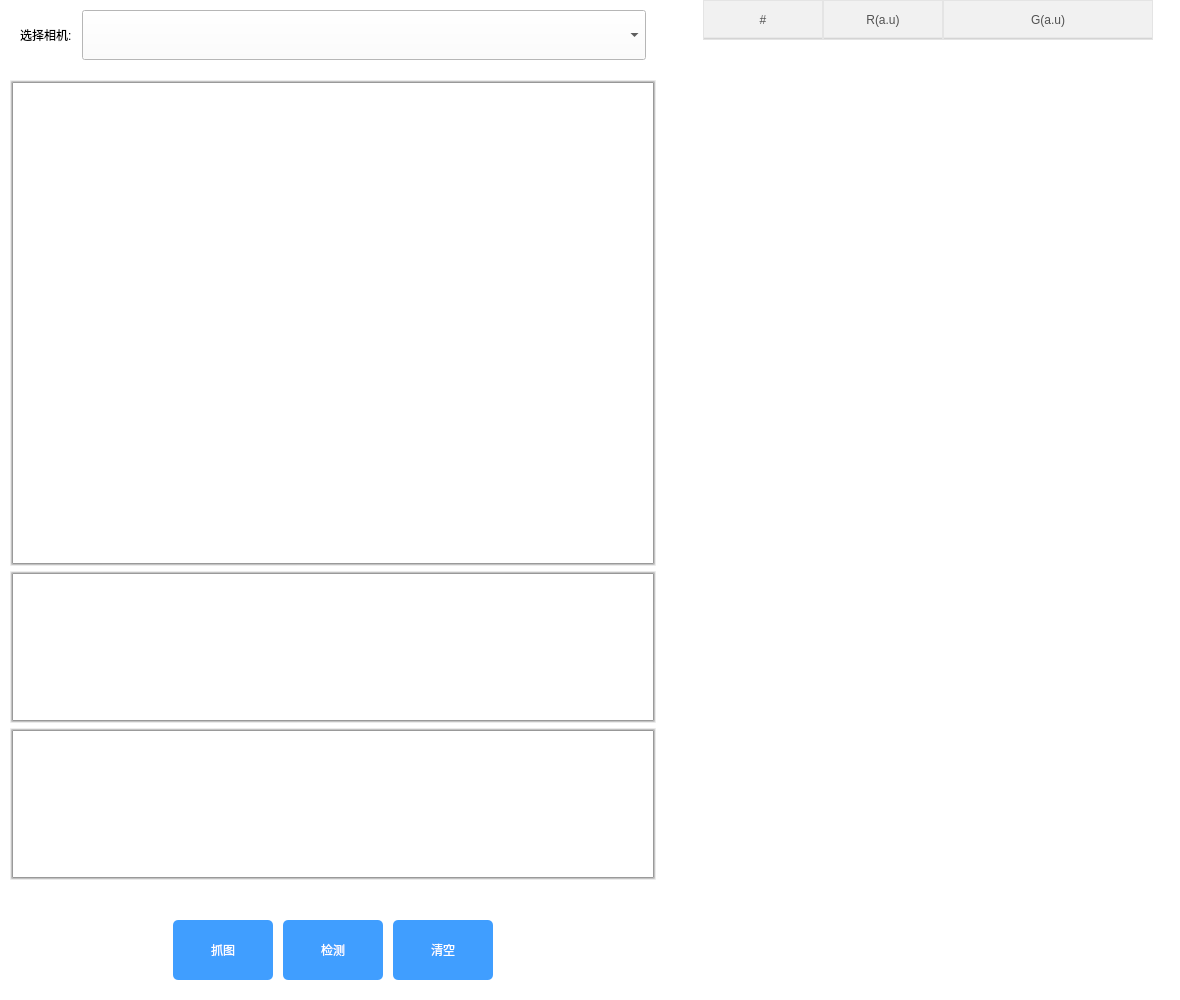
<?xml version="1.0" encoding="UTF-8"?>
<ui version="4.0">
 <class>MainWindow</class>
 <widget class="QMainWindow" name="MainWindow">
  <property name="geometry">
   <rect>
    <x>0</x>
    <y>0</y>
    <width>1180</width>
    <height>1000</height>
   </rect>
  </property>
  <property name="minimumSize">
   <size>
    <width>1180</width>
    <height>1000</height>
   </size>
  </property>
  <property name="maximumSize">
   <size>
    <width>1180</width>
    <height>1000</height>
   </size>
  </property>
  <property name="windowTitle">
   <string>MainWindow</string>
  </property>
  <property name="styleSheet">
   <string notr="true">QLabel{
	font: 16pt &quot;思源黑体 CN Normal&quot;;
	color: #000;
}
QWidget{
	background-color: rgb(255, 255, 255);
}
QFrame{
	border:none;
	background-color: rgb(255, 255, 255);
}
QFrame[card]{
	background-color: transparent;
	border-top: 10px solid qlineargradient(y0:0, y1:1,stop: 0 #ececef, stop: 1 white);
	border-left: 10px solid qlineargradient(x0:0, x1:1, stop: 0 #ececef, stop: 1 white);
	border-bottom: 10px solid qlineargradient(y0:0, y1:1, stop: 0 white, stop: 1  #ececef);
	border-right: 10px solid qlineargradient(x0:0, x1:1,stop:  0 white, stop: 1 #ececef);
}</string>
  </property>
  <widget class="QWidget" name="centralwidget">
   <layout class="QGridLayout" name="gridLayout">
    <property name="leftMargin">
     <number>0</number>
    </property>
    <property name="topMargin">
     <number>0</number>
    </property>
    <property name="rightMargin">
     <number>0</number>
    </property>
    <property name="bottomMargin">
     <number>0</number>
    </property>
    <property name="spacing">
     <number>10</number>
    </property>
    <item row="0" column="0">
     <widget class="QFrame" name="frame">
      <property name="sizePolicy">
       <sizepolicy hsizetype="Expanding" vsizetype="Expanding">
        <horstretch>0</horstretch>
        <verstretch>0</verstretch>
       </sizepolicy>
      </property>
      <property name="styleSheet">
       <string notr="true"/>
      </property>
      <property name="frameShape">
       <enum>QFrame::StyledPanel</enum>
      </property>
      <property name="frameShadow">
       <enum>QFrame::Raised</enum>
      </property>
      <property name="card" stdset="0">
       <bool>true</bool>
      </property>
      <layout class="QGridLayout" name="gridLayout_4">
       <property name="leftMargin">
        <number>10</number>
       </property>
       <property name="topMargin">
        <number>10</number>
       </property>
       <property name="rightMargin">
        <number>10</number>
       </property>
       <property name="bottomMargin">
        <number>10</number>
       </property>
       <property name="spacing">
        <number>10</number>
       </property>
       <item row="0" column="0">
        <widget class="QFrame" name="frame_4">
         <property name="sizePolicy">
          <sizepolicy hsizetype="Expanding" vsizetype="Expanding">
           <horstretch>0</horstretch>
           <verstretch>0</verstretch>
          </sizepolicy>
         </property>
         <property name="minimumSize">
          <size>
           <width>0</width>
           <height>60</height>
          </size>
         </property>
         <property name="maximumSize">
          <size>
           <width>16777215</width>
           <height>60</height>
          </size>
         </property>
         <property name="styleSheet">
          <string notr="true"/>
         </property>
         <property name="frameShape">
          <enum>QFrame::Box</enum>
         </property>
         <property name="frameShadow">
          <enum>QFrame::Plain</enum>
         </property>
         <layout class="QGridLayout" name="gridLayout_7">
          <property name="leftMargin">
           <number>10</number>
          </property>
          <property name="topMargin">
           <number>0</number>
          </property>
          <property name="rightMargin">
           <number>10</number>
          </property>
          <property name="bottomMargin">
           <number>0</number>
          </property>
          <property name="spacing">
           <number>10</number>
          </property>
          <item row="0" column="0">
           <layout class="QFormLayout" name="formLayout">
            <item row="0" column="0">
             <widget class="QLabel" name="label">
              <property name="minimumSize">
               <size>
                <width>0</width>
                <height>50</height>
               </size>
              </property>
              <property name="maximumSize">
               <size>
                <width>16777215</width>
                <height>50</height>
               </size>
              </property>
              <property name="styleSheet">
               <string notr="true">border:none;</string>
              </property>
              <property name="text">
               <string>选择相机:</string>
              </property>
             </widget>
            </item>
            <item row="0" column="1">
             <widget class="QComboBox" name="cameraListComboBox">
              <property name="minimumSize">
               <size>
                <width>0</width>
                <height>50</height>
               </size>
              </property>
              <property name="maximumSize">
               <size>
                <width>16777215</width>
                <height>50</height>
               </size>
              </property>
              <property name="font">
               <font>
                <pointsize>16</pointsize>
               </font>
              </property>
             </widget>
            </item>
           </layout>
          </item>
         </layout>
        </widget>
       </item>
       <item row="1" column="0">
        <widget class="QFrame" name="frame_5">
         <property name="frameShape">
          <enum>QFrame::StyledPanel</enum>
         </property>
         <property name="frameShadow">
          <enum>QFrame::Raised</enum>
         </property>
         <layout class="QGridLayout" name="gridLayout_6">
          <property name="leftMargin">
           <number>0</number>
          </property>
          <property name="topMargin">
           <number>0</number>
          </property>
          <property name="rightMargin">
           <number>0</number>
          </property>
          <property name="bottomMargin">
           <number>0</number>
          </property>
          <property name="spacing">
           <number>5</number>
          </property>
          <item row="0" column="0">
           <widget class="QFrame" name="frame_6">
            <property name="sizePolicy">
             <sizepolicy hsizetype="Expanding" vsizetype="Expanding">
              <horstretch>0</horstretch>
              <verstretch>0</verstretch>
             </sizepolicy>
            </property>
            <property name="styleSheet">
             <string notr="true">#frame_6{
border: 3px solid;
border-top-color: qlineargradient(spread:pad, x1:0.522, y1:1, x2:0.487627, y2:0, stop:0 rgba(133, 133, 133, 255), stop:1 rgba(255, 255, 255, 255));

border-bottom-color: qlineargradient(spread:pad, x1:0.477, y1:0, x2:0.488, y2:1, stop:0 rgba(133, 133, 133, 255), stop:1 rgba(255, 255, 255, 255));

border-left-color: qlineargradient(spread:pad, x1:1, y1:0.5, x2:0, y2:0.517, stop:0 rgba(133, 133, 133, 255), stop:1 rgba(255, 255, 255, 255));

border-right-color: qlineargradient(spread:pad, x1:0, y1:0.528, x2:1, y2:0.539727, stop:0 rgba(133, 133, 133, 255), stop:1 rgba(255, 255, 255, 255));

}</string>
            </property>
            <property name="frameShape">
             <enum>QFrame::NoFrame</enum>
            </property>
            <property name="frameShadow">
             <enum>QFrame::Raised</enum>
            </property>
            <layout class="QGridLayout" name="gridLayout_2">
             <property name="leftMargin">
              <number>0</number>
             </property>
             <property name="topMargin">
              <number>0</number>
             </property>
             <property name="rightMargin">
              <number>0</number>
             </property>
             <property name="bottomMargin">
              <number>0</number>
             </property>
             <property name="spacing">
              <number>0</number>
             </property>
             <item row="0" column="0">
              <widget class="QLabel" name="srcImgLabel">
               <property name="sizePolicy">
                <sizepolicy hsizetype="Expanding" vsizetype="Expanding">
                 <horstretch>0</horstretch>
                 <verstretch>0</verstretch>
                </sizepolicy>
               </property>
               <property name="minimumSize">
                <size>
                 <width>640</width>
                 <height>480</height>
                </size>
               </property>
               <property name="maximumSize">
                <size>
                 <width>640</width>
                 <height>480</height>
                </size>
               </property>
               <property name="font">
                <font>
                 <family>思源黑体 CN Normal</family>
                 <pointsize>16</pointsize>
                 <weight>50</weight>
                 <italic>false</italic>
                 <bold>false</bold>
                </font>
               </property>
               <property name="styleSheet">
                <string notr="true">color: rgb(255, 0, 0);</string>
               </property>
               <property name="text">
                <string/>
               </property>
               <property name="pixmap">
                <pixmap>:/images/logo2.png</pixmap>
               </property>
               <property name="scaledContents">
                <bool>true</bool>
               </property>
               <property name="alignment">
                <set>Qt::AlignCenter</set>
               </property>
              </widget>
             </item>
            </layout>
           </widget>
          </item>
          <item row="1" column="0">
           <widget class="QFrame" name="frame_7">
            <property name="sizePolicy">
             <sizepolicy hsizetype="Expanding" vsizetype="Expanding">
              <horstretch>0</horstretch>
              <verstretch>0</verstretch>
             </sizepolicy>
            </property>
            <property name="frameShape">
             <enum>QFrame::StyledPanel</enum>
            </property>
            <property name="frameShadow">
             <enum>QFrame::Raised</enum>
            </property>
            <layout class="QGridLayout" name="gridLayout_8">
             <property name="leftMargin">
              <number>0</number>
             </property>
             <property name="topMargin">
              <number>0</number>
             </property>
             <property name="rightMargin">
              <number>0</number>
             </property>
             <property name="bottomMargin">
              <number>0</number>
             </property>
             <property name="spacing">
              <number>5</number>
             </property>
             <item row="0" column="0">
              <widget class="QLabel" name="channelRLabel">
               <property name="sizePolicy">
                <sizepolicy hsizetype="Expanding" vsizetype="Expanding">
                 <horstretch>0</horstretch>
                 <verstretch>0</verstretch>
                </sizepolicy>
               </property>
               <property name="minimumSize">
                <size>
                 <width>0</width>
                 <height>0</height>
                </size>
               </property>
               <property name="maximumSize">
                <size>
                 <width>16777215</width>
                 <height>16777215</height>
                </size>
               </property>
               <property name="styleSheet">
                <string notr="true">QLabel{
border: 3px solid;
border-top-color: qlineargradient(spread:pad, x1:0.522, y1:1, x2:0.487627, y2:0, stop:0 rgba(133, 133, 133, 255), stop:1 rgba(255, 255, 255, 255));

border-bottom-color: qlineargradient(spread:pad, x1:0.477, y1:0, x2:0.488, y2:1, stop:0 rgba(133, 133, 133, 255), stop:1 rgba(255, 255, 255, 255));

border-left-color: qlineargradient(spread:pad, x1:1, y1:0.5, x2:0, y2:0.517, stop:0 rgba(133, 133, 133, 255), stop:1 rgba(255, 255, 255, 255));

border-right-color: qlineargradient(spread:pad, x1:0, y1:0.528, x2:1, y2:0.539727, stop:0 rgba(133, 133, 133, 255), stop:1 rgba(255, 255, 255, 255));

}</string>
               </property>
               <property name="text">
                <string/>
               </property>
               <property name="pixmap">
                <pixmap>:/images/logo2.png</pixmap>
               </property>
               <property name="scaledContents">
                <bool>true</bool>
               </property>
              </widget>
             </item>
             <item row="1" column="0">
              <widget class="QLabel" name="channelGLabel">
               <property name="sizePolicy">
                <sizepolicy hsizetype="Expanding" vsizetype="Expanding">
                 <horstretch>0</horstretch>
                 <verstretch>0</verstretch>
                </sizepolicy>
               </property>
               <property name="minimumSize">
                <size>
                 <width>0</width>
                 <height>0</height>
                </size>
               </property>
               <property name="maximumSize">
                <size>
                 <width>16777215</width>
                 <height>16777215</height>
                </size>
               </property>
               <property name="styleSheet">
                <string notr="true">QLabel{
border: 3px solid;
border-top-color: qlineargradient(spread:pad, x1:0.522, y1:1, x2:0.487627, y2:0, stop:0 rgba(133, 133, 133, 255), stop:1 rgba(255, 255, 255, 255));

border-bottom-color: qlineargradient(spread:pad, x1:0.477, y1:0, x2:0.488, y2:1, stop:0 rgba(133, 133, 133, 255), stop:1 rgba(255, 255, 255, 255));

border-left-color: qlineargradient(spread:pad, x1:1, y1:0.5, x2:0, y2:0.517, stop:0 rgba(133, 133, 133, 255), stop:1 rgba(255, 255, 255, 255));

border-right-color: qlineargradient(spread:pad, x1:0, y1:0.528, x2:1, y2:0.539727, stop:0 rgba(133, 133, 133, 255), stop:1 rgba(255, 255, 255, 255));

}</string>
               </property>
               <property name="text">
                <string/>
               </property>
               <property name="pixmap">
                <pixmap>:/images/logo2.png</pixmap>
               </property>
               <property name="scaledContents">
                <bool>true</bool>
               </property>
              </widget>
             </item>
            </layout>
           </widget>
          </item>
         </layout>
        </widget>
       </item>
      </layout>
     </widget>
    </item>
    <item row="0" column="1" rowspan="2">
     <widget class="QFrame" name="frame_3">
      <property name="sizePolicy">
       <sizepolicy hsizetype="Expanding" vsizetype="Expanding">
        <horstretch>0</horstretch>
        <verstretch>0</verstretch>
       </sizepolicy>
      </property>
      <property name="frameShape">
       <enum>QFrame::StyledPanel</enum>
      </property>
      <property name="frameShadow">
       <enum>QFrame::Raised</enum>
      </property>
      <property name="card" stdset="0">
       <bool>true</bool>
      </property>
      <layout class="QGridLayout" name="gridLayout_5">
       <property name="leftMargin">
        <number>0</number>
       </property>
       <property name="topMargin">
        <number>0</number>
       </property>
       <property name="rightMargin">
        <number>0</number>
       </property>
       <property name="bottomMargin">
        <number>0</number>
       </property>
       <property name="spacing">
        <number>0</number>
       </property>
       <item row="0" column="0">
        <widget class="QTableWidget" name="resultTableWidget">
         <property name="maximumSize">
          <size>
           <width>450</width>
           <height>16777215</height>
          </size>
         </property>
         <property name="styleSheet">
          <string notr="true">/*QTableView 左上角样式*/
QTableWidget QTableCornerButton::section {
    border: 5px solid rgba(241, 241, 241, 255);
    background-color:rgba(241, 241, 241, 255);
 }
QTableWidget {
	font-size:12pt;
    color: rgb(81, 81, 81);/*表格内文字颜色*/
    gridline-color: #e4e4e4;/*表格内框颜色*/
    background-color: #fff; /*表格内背景色*/
}
QHeaderView {
    color:rgb(81, 81, 81);
	font: 75 14pt &quot;思源黑体 CN Bold&quot;;
    background-color:rgba(241, 241, 241, 255);
    min-height:40px;
}
QHeaderView::section {
    color:rgb(81, 81, 81);
    background-color: qlineargradient(spread:pad, x1:0.692, y1:0.926136,x2:0.692, y2:1, stop:0 rgba(241, 241, 241, 255), stop:1 rgba(182, 182,182, 255));
	border: 1px solid #e4e4e4;
}</string>
         </property>
         <property name="frameShape">
          <enum>QFrame::NoFrame</enum>
         </property>
         <attribute name="horizontalHeaderDefaultSectionSize">
          <number>120</number>
         </attribute>
         <attribute name="horizontalHeaderShowSortIndicator" stdset="0">
          <bool>true</bool>
         </attribute>
         <attribute name="horizontalHeaderStretchLastSection">
          <bool>true</bool>
         </attribute>
         <attribute name="verticalHeaderVisible">
          <bool>false</bool>
         </attribute>
         <attribute name="verticalHeaderHighlightSections">
          <bool>false</bool>
         </attribute>
         <column>
          <property name="text">
           <string>#</string>
          </property>
          <property name="textAlignment">
           <set>AlignCenter</set>
          </property>
         </column>
         <column>
          <property name="text">
           <string>R(a.u)</string>
          </property>
          <property name="textAlignment">
           <set>AlignCenter</set>
          </property>
         </column>
         <column>
          <property name="text">
           <string>G(a.u)</string>
          </property>
          <property name="textAlignment">
           <set>AlignCenter</set>
          </property>
         </column>
        </widget>
       </item>
      </layout>
     </widget>
    </item>
    <item row="1" column="0">
     <widget class="QFrame" name="frame_2">
      <property name="sizePolicy">
       <sizepolicy hsizetype="Expanding" vsizetype="Expanding">
        <horstretch>0</horstretch>
        <verstretch>0</verstretch>
       </sizepolicy>
      </property>
      <property name="maximumSize">
       <size>
        <width>16777215</width>
        <height>100</height>
       </size>
      </property>
      <property name="styleSheet">
       <string notr="true">
QPushButton{
	max-height:60px;
	min-height:60px;
	min-width:100px;
	max-width:100px;
	font: 87 16pt &quot;思源黑体 CN Heavy&quot;;
	color: #fff;
	border:none;
	border-radius:5px;
	background-color:rgba(64, 158, 255, 255);
}
QPushButton:hover{
	background-color: rgba(255, 135, 76, 255);
}

QPushButton:pressed{
	background-color: rgba(255, 76, 76, 255);
}
QPushButton:disabled{
	background-color:rgba(217, 221, 230, 255);
}</string>
      </property>
      <property name="frameShape">
       <enum>QFrame::NoFrame</enum>
      </property>
      <property name="frameShadow">
       <enum>QFrame::Raised</enum>
      </property>
      <property name="card" stdset="0">
       <bool>true</bool>
      </property>
      <layout class="QGridLayout" name="gridLayout_3">
       <property name="leftMargin">
        <number>10</number>
       </property>
       <property name="topMargin">
        <number>10</number>
       </property>
       <property name="rightMargin">
        <number>10</number>
       </property>
       <property name="bottomMargin">
        <number>10</number>
       </property>
       <property name="spacing">
        <number>10</number>
       </property>
       <item row="0" column="1">
        <spacer name="horizontalSpacer">
         <property name="orientation">
          <enum>Qt::Horizontal</enum>
         </property>
         <property name="sizeHint" stdset="0">
          <size>
           <width>40</width>
           <height>20</height>
          </size>
         </property>
        </spacer>
       </item>
       <item row="0" column="2">
        <widget class="QPushButton" name="captureImgBtn">
         <property name="minimumSize">
          <size>
           <width>100</width>
           <height>60</height>
          </size>
         </property>
         <property name="maximumSize">
          <size>
           <width>100</width>
           <height>60</height>
          </size>
         </property>
         <property name="cursor">
          <cursorShape>PointingHandCursor</cursorShape>
         </property>
         <property name="text">
          <string>抓图</string>
         </property>
        </widget>
       </item>
       <item row="0" column="5">
        <spacer name="horizontalSpacer_2">
         <property name="orientation">
          <enum>Qt::Horizontal</enum>
         </property>
         <property name="sizeHint" stdset="0">
          <size>
           <width>40</width>
           <height>20</height>
          </size>
         </property>
        </spacer>
       </item>
       <item row="0" column="3">
        <widget class="QPushButton" name="measureBtn">
         <property name="minimumSize">
          <size>
           <width>100</width>
           <height>60</height>
          </size>
         </property>
         <property name="maximumSize">
          <size>
           <width>100</width>
           <height>60</height>
          </size>
         </property>
         <property name="cursor">
          <cursorShape>PointingHandCursor</cursorShape>
         </property>
         <property name="text">
          <string>检测</string>
         </property>
        </widget>
       </item>
       <item row="0" column="4">
        <widget class="QPushButton" name="mClearBtn">
         <property name="minimumSize">
          <size>
           <width>100</width>
           <height>60</height>
          </size>
         </property>
         <property name="maximumSize">
          <size>
           <width>100</width>
           <height>60</height>
          </size>
         </property>
         <property name="cursor">
          <cursorShape>PointingHandCursor</cursorShape>
         </property>
         <property name="text">
          <string>清空</string>
         </property>
        </widget>
       </item>
      </layout>
     </widget>
    </item>
   </layout>
  </widget>
 </widget>
 <resources>
  <include location="images.qrc"/>
 </resources>
 <connections/>
</ui>
